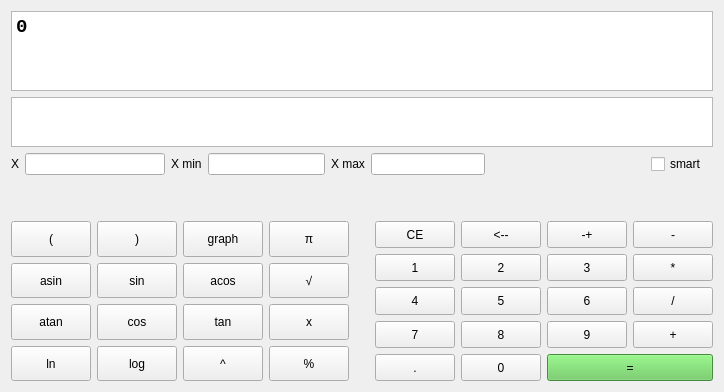
      <widget class="QWidget" name="Simple">
       <attribute name="title">
        <string>General</string>
       </attribute>
       <layout class="QGridLayout" name="gridLayout_2">
        <item row="3" column="4">
         <widget class="QCheckBox" name="checkBox_smart">
          <property name="text">
           <string>smart</string>
          </property>
         </widget>
        </item>
        <item row="2" column="0" colspan="6">
         <widget class="QTextBrowser" name="display_repeat">
          <property name="sizePolicy">
           <sizepolicy hsizetype="Preferred" vsizetype="Expanding">
            <horstretch>0</horstretch>
            <verstretch>0</verstretch>
           </sizepolicy>
          </property>
          <property name="maximumSize">
           <size>
            <width>16777215</width>
            <height>50</height>
           </size>
          </property>
          <property name="font">
           <font>
            <family>Monospace</family>
            <pointsize>14</pointsize>
            <bold>true</bold>
            <stylestrategy>PreferDefault</stylestrategy>
           </font>
          </property>
          <property name="layoutDirection">
           <enum>Qt::RightToLeft</enum>
          </property>
         </widget>
        </item>
        <item row="3" column="2">
         <layout class="QHBoxLayout" name="horizontalLayout_11">
          <item>
           <widget class="QLabel" name="label_11">
            <property name="text">
             <string>X max</string>
            </property>
           </widget>
          </item>
          <item>
           <widget class="QLineEdit" name="lineEdit_x_3"/>
          </item>
         </layout>
        </item>
        <item row="4" column="1">
         <spacer name="verticalSpacer_2">
          <property name="orientation">
           <enum>Qt::Vertical</enum>
          </property>
          <property name="sizeHint" stdset="0">
           <size>
            <width>20</width>
            <height>40</height>
           </size>
          </property>
         </spacer>
        </item>
        <item row="3" column="0">
         <layout class="QHBoxLayout" name="horizontalLayout_9">
          <item>
           <widget class="QLabel" name="label_4">
            <property name="text">
             <string>X</string>
            </property>
           </widget>
          </item>
          <item>
           <widget class="QLineEdit" name="lineEdit_x"/>
          </item>
         </layout>
        </item>
        <item row="3" column="1">
         <layout class="QHBoxLayout" name="horizontalLayout_10">
          <item>
           <widget class="QLabel" name="label_10">
            <property name="text">
             <string>X min</string>
            </property>
           </widget>
          </item>
          <item>
           <widget class="QLineEdit" name="lineEdit_x_2"/>
          </item>
         </layout>
        </item>
        <item row="1" column="0" colspan="6">
         <widget class="QTextBrowser" name="display">
          <property name="maximumSize">
           <size>
            <width>16777215</width>
            <height>80</height>
           </size>
          </property>
          <property name="font">
           <font>
            <family>Monospace</family>
            <pointsize>14</pointsize>
            <bold>true</bold>
            <stylestrategy>PreferDefault</stylestrategy>
           </font>
          </property>
          <property name="layoutDirection">
           <enum>Qt::RightToLeft</enum>
          </property>
          <property name="html">
           <string>&lt;!DOCTYPE HTML PUBLIC &quot;-//W3C//DTD HTML 4.0//EN&quot; &quot;http://www.w3.org/TR/REC-html40/strict.dtd&quot;&gt;
&lt;html&gt;&lt;head&gt;&lt;meta name=&quot;qrichtext&quot; content=&quot;1&quot; /&gt;&lt;meta charset=&quot;utf-8&quot; /&gt;&lt;style type=&quot;text/css&quot;&gt;
p, li { white-space: pre-wrap; }
hr { height: 1px; border-width: 0; }
li.unchecked::marker { content: &quot;\2610&quot;; }
li.checked::marker { content: &quot;\2612&quot;; }
&lt;/style&gt;&lt;/head&gt;&lt;body style=&quot; font-family:'Monospace'; font-size:14pt; font-weight:700; font-style:normal;&quot;&gt;
&lt;p style=&quot; margin-top:0px; margin-bottom:0px; margin-left:0px; margin-right:0px; -qt-block-indent:0; text-indent:0px;&quot;&gt;&lt;span style=&quot; font-weight:600;&quot;&gt;0&lt;/span&gt;&lt;/p&gt;
&lt;p style=&quot;-qt-paragraph-type:empty; margin-top:0px; margin-bottom:0px; margin-left:0px; margin-right:0px; -qt-block-indent:0; text-indent:0px; font-weight:600;&quot;&gt;&lt;br /&gt;&lt;/p&gt;&lt;/body&gt;&lt;/html&gt;</string>
          </property>
         </widget>
        </item>
        <item row="5" column="0" colspan="6">
         <layout class="QHBoxLayout" name="horizontalLayout">
          <item>
           <layout class="QGridLayout" name="gridLayout_4">
            <item row="4" column="0">
             <widget class="QPushButton" name="btn_ln">
              <property name="sizePolicy">
               <sizepolicy hsizetype="Minimum" vsizetype="Expanding">
                <horstretch>0</horstretch>
                <verstretch>0</verstretch>
               </sizepolicy>
              </property>
              <property name="text">
               <string>ln</string>
              </property>
              <property name="shortcut">
               <string>L, N</string>
              </property>
             </widget>
            </item>
            <item row="4" column="3">
             <widget class="QPushButton" name="btn_mod">
              <property name="sizePolicy">
               <sizepolicy hsizetype="Minimum" vsizetype="Expanding">
                <horstretch>0</horstretch>
                <verstretch>0</verstretch>
               </sizepolicy>
              </property>
              <property name="text">
               <string>%</string>
              </property>
              <property name="shortcut">
               <string>%</string>
              </property>
             </widget>
            </item>
            <item row="4" column="1">
             <widget class="QPushButton" name="btn_log">
              <property name="sizePolicy">
               <sizepolicy hsizetype="Minimum" vsizetype="Expanding">
                <horstretch>0</horstretch>
                <verstretch>0</verstretch>
               </sizepolicy>
              </property>
              <property name="text">
               <string>log</string>
              </property>
              <property name="shortcut">
               <string>L, O</string>
              </property>
             </widget>
            </item>
            <item row="3" column="2">
             <widget class="QPushButton" name="btn_tan">
              <property name="sizePolicy">
               <sizepolicy hsizetype="Minimum" vsizetype="Expanding">
                <horstretch>0</horstretch>
                <verstretch>0</verstretch>
               </sizepolicy>
              </property>
              <property name="text">
               <string>tan</string>
              </property>
              <property name="shortcut">
               <string>T</string>
              </property>
             </widget>
            </item>
            <item row="2" column="0">
             <widget class="QPushButton" name="btn_asin">
              <property name="sizePolicy">
               <sizepolicy hsizetype="Minimum" vsizetype="Expanding">
                <horstretch>0</horstretch>
                <verstretch>0</verstretch>
               </sizepolicy>
              </property>
              <property name="text">
               <string>asin</string>
              </property>
              <property name="shortcut">
               <string>A, S</string>
              </property>
             </widget>
            </item>
            <item row="3" column="0">
             <widget class="QPushButton" name="btn_atan">
              <property name="sizePolicy">
               <sizepolicy hsizetype="Minimum" vsizetype="Expanding">
                <horstretch>0</horstretch>
                <verstretch>0</verstretch>
               </sizepolicy>
              </property>
              <property name="text">
               <string>atan</string>
              </property>
              <property name="shortcut">
               <string>A, T</string>
              </property>
             </widget>
            </item>
            <item row="1" column="2">
             <widget class="QPushButton" name="btn_graph">
              <property name="sizePolicy">
               <sizepolicy hsizetype="Minimum" vsizetype="Expanding">
                <horstretch>0</horstretch>
                <verstretch>0</verstretch>
               </sizepolicy>
              </property>
              <property name="text">
               <string>graph</string>
              </property>
             </widget>
            </item>
            <item row="2" column="1">
             <widget class="QPushButton" name="btn_sin">
              <property name="sizePolicy">
               <sizepolicy hsizetype="Minimum" vsizetype="Expanding">
                <horstretch>0</horstretch>
                <verstretch>0</verstretch>
               </sizepolicy>
              </property>
              <property name="text">
               <string>sin</string>
              </property>
              <property name="shortcut">
               <string>S, I</string>
              </property>
             </widget>
            </item>
            <item row="2" column="2">
             <widget class="QPushButton" name="btn_acos">
              <property name="sizePolicy">
               <sizepolicy hsizetype="Minimum" vsizetype="Expanding">
                <horstretch>0</horstretch>
                <verstretch>0</verstretch>
               </sizepolicy>
              </property>
              <property name="text">
               <string>acos</string>
              </property>
              <property name="shortcut">
               <string>A, C</string>
              </property>
             </widget>
            </item>
            <item row="3" column="1">
             <widget class="QPushButton" name="btn_cos">
              <property name="sizePolicy">
               <sizepolicy hsizetype="Minimum" vsizetype="Expanding">
                <horstretch>0</horstretch>
                <verstretch>0</verstretch>
               </sizepolicy>
              </property>
              <property name="text">
               <string>cos</string>
              </property>
              <property name="shortcut">
               <string>C</string>
              </property>
             </widget>
            </item>
            <item row="4" column="2">
             <widget class="QPushButton" name="btn_pow">
              <property name="sizePolicy">
               <sizepolicy hsizetype="Minimum" vsizetype="Expanding">
                <horstretch>0</horstretch>
                <verstretch>0</verstretch>
               </sizepolicy>
              </property>
              <property name="text">
               <string>^</string>
              </property>
              <property name="shortcut">
               <string>^</string>
              </property>
             </widget>
            </item>
            <item row="3" column="3">
             <widget class="QPushButton" name="btn_x">
              <property name="sizePolicy">
               <sizepolicy hsizetype="Minimum" vsizetype="Expanding">
                <horstretch>0</horstretch>
                <verstretch>0</verstretch>
               </sizepolicy>
              </property>
              <property name="text">
               <string>x</string>
              </property>
              <property name="shortcut">
               <string>X</string>
              </property>
             </widget>
            </item>
            <item row="1" column="0">
             <widget class="QPushButton" name="btn_brackets_l">
              <property name="sizePolicy">
               <sizepolicy hsizetype="Minimum" vsizetype="Expanding">
                <horstretch>0</horstretch>
                <verstretch>0</verstretch>
               </sizepolicy>
              </property>
              <property name="text">
               <string>(</string>
              </property>
              <property name="shortcut">
               <string>(</string>
              </property>
             </widget>
            </item>
            <item row="1" column="1">
             <widget class="QPushButton" name="btn_brackets_r">
              <property name="sizePolicy">
               <sizepolicy hsizetype="Minimum" vsizetype="Expanding">
                <horstretch>0</horstretch>
                <verstretch>0</verstretch>
               </sizepolicy>
              </property>
              <property name="text">
               <string>)</string>
              </property>
              <property name="shortcut">
               <string>)</string>
              </property>
             </widget>
            </item>
            <item row="1" column="3">
             <widget class="QPushButton" name="btn_p">
              <property name="sizePolicy">
               <sizepolicy hsizetype="Minimum" vsizetype="Expanding">
                <horstretch>0</horstretch>
                <verstretch>0</verstretch>
               </sizepolicy>
              </property>
              <property name="text">
               <string>π</string>
              </property>
              <property name="shortcut">
               <string>P</string>
              </property>
             </widget>
            </item>
            <item row="2" column="3">
             <widget class="QPushButton" name="btn_sqrt">
              <property name="sizePolicy">
               <sizepolicy hsizetype="Minimum" vsizetype="Expanding">
                <horstretch>0</horstretch>
                <verstretch>0</verstretch>
               </sizepolicy>
              </property>
              <property name="text">
               <string>√</string>
              </property>
              <property name="shortcut">
               <string>S, Q</string>
              </property>
             </widget>
            </item>
           </layout>
          </item>
          <item>
           <spacer name="verticalSpacer">
            <property name="orientation">
             <enum>Qt::Vertical</enum>
            </property>
            <property name="sizeType">
             <enum>QSizePolicy::Preferred</enum>
            </property>
            <property name="sizeHint" stdset="0">
             <size>
              <width>20</width>
              <height>160</height>
             </size>
            </property>
           </spacer>
          </item>
          <item>
           <layout class="QGridLayout" name="gridLayout">
            <item row="1" column="4">
             <widget class="QPushButton" name="btn_mul">
              <property name="sizePolicy">
               <sizepolicy hsizetype="Minimum" vsizetype="Expanding">
                <horstretch>0</horstretch>
                <verstretch>0</verstretch>
               </sizepolicy>
              </property>
              <property name="text">
               <string>*</string>
              </property>
              <property name="shortcut">
               <string>*</string>
              </property>
             </widget>
            </item>
            <item row="2" column="4">
             <widget class="QPushButton" name="btn_div">
              <property name="sizePolicy">
               <sizepolicy hsizetype="Minimum" vsizetype="Expanding">
                <horstretch>0</horstretch>
                <verstretch>0</verstretch>
               </sizepolicy>
              </property>
              <property name="text">
               <string>/</string>
              </property>
              <property name="shortcut">
               <string>/</string>
              </property>
             </widget>
            </item>
            <item row="1" column="1">
             <widget class="QPushButton" name="btn_1">
              <property name="sizePolicy">
               <sizepolicy hsizetype="Minimum" vsizetype="Expanding">
                <horstretch>0</horstretch>
                <verstretch>0</verstretch>
               </sizepolicy>
              </property>
              <property name="text">
               <string>1</string>
              </property>
              <property name="shortcut">
               <string>1</string>
              </property>
             </widget>
            </item>
            <item row="0" column="4">
             <widget class="QPushButton" name="btn_sub">
              <property name="sizePolicy">
               <sizepolicy hsizetype="Minimum" vsizetype="Expanding">
                <horstretch>0</horstretch>
                <verstretch>0</verstretch>
               </sizepolicy>
              </property>
              <property name="text">
               <string>-</string>
              </property>
              <property name="shortcut">
               <string>-</string>
              </property>
             </widget>
            </item>
            <item row="3" column="3">
             <widget class="QPushButton" name="btn_9">
              <property name="enabled">
               <bool>true</bool>
              </property>
              <property name="sizePolicy">
               <sizepolicy hsizetype="Minimum" vsizetype="Expanding">
                <horstretch>0</horstretch>
                <verstretch>0</verstretch>
               </sizepolicy>
              </property>
              <property name="text">
               <string>9</string>
              </property>
              <property name="shortcut">
               <string>9</string>
              </property>
             </widget>
            </item>
            <item row="1" column="3">
             <widget class="QPushButton" name="btn_3">
              <property name="sizePolicy">
               <sizepolicy hsizetype="Minimum" vsizetype="Expanding">
                <horstretch>0</horstretch>
                <verstretch>0</verstretch>
               </sizepolicy>
              </property>
              <property name="text">
               <string>3</string>
              </property>
              <property name="shortcut">
               <string>3</string>
              </property>
             </widget>
            </item>
            <item row="3" column="2">
             <widget class="QPushButton" name="btn_8">
              <property name="sizePolicy">
               <sizepolicy hsizetype="Minimum" vsizetype="Expanding">
                <horstretch>0</horstretch>
                <verstretch>0</verstretch>
               </sizepolicy>
              </property>
              <property name="text">
               <string>8</string>
              </property>
              <property name="shortcut">
               <string>8</string>
              </property>
             </widget>
            </item>
            <item row="1" column="2">
             <widget class="QPushButton" name="btn_2">
              <property name="sizePolicy">
               <sizepolicy hsizetype="Minimum" vsizetype="Expanding">
                <horstretch>0</horstretch>
                <verstretch>0</verstretch>
               </sizepolicy>
              </property>
              <property name="text">
               <string>2</string>
              </property>
              <property name="shortcut">
               <string>2</string>
              </property>
             </widget>
            </item>
            <item row="2" column="3">
             <widget class="QPushButton" name="btn_6">
              <property name="sizePolicy">
               <sizepolicy hsizetype="Minimum" vsizetype="Expanding">
                <horstretch>0</horstretch>
                <verstretch>0</verstretch>
               </sizepolicy>
              </property>
              <property name="text">
               <string>6</string>
              </property>
              <property name="shortcut">
               <string>6</string>
              </property>
             </widget>
            </item>
            <item row="2" column="2">
             <widget class="QPushButton" name="btn_5">
              <property name="sizePolicy">
               <sizepolicy hsizetype="Minimum" vsizetype="Expanding">
                <horstretch>0</horstretch>
                <verstretch>0</verstretch>
               </sizepolicy>
              </property>
              <property name="text">
               <string>5</string>
              </property>
              <property name="shortcut">
               <string>5</string>
              </property>
             </widget>
            </item>
            <item row="3" column="4">
             <widget class="QPushButton" name="btn_sum">
              <property name="sizePolicy">
               <sizepolicy hsizetype="Minimum" vsizetype="Expanding">
                <horstretch>0</horstretch>
                <verstretch>0</verstretch>
               </sizepolicy>
              </property>
              <property name="text">
               <string>+</string>
              </property>
              <property name="shortcut">
               <string>+</string>
              </property>
             </widget>
            </item>
            <item row="2" column="1">
             <widget class="QPushButton" name="btn_4">
              <property name="sizePolicy">
               <sizepolicy hsizetype="Minimum" vsizetype="Expanding">
                <horstretch>0</horstretch>
                <verstretch>0</verstretch>
               </sizepolicy>
              </property>
              <property name="text">
               <string>4</string>
              </property>
              <property name="shortcut">
               <string>4</string>
              </property>
             </widget>
            </item>
            <item row="3" column="1">
             <widget class="QPushButton" name="btn_7">
              <property name="sizePolicy">
               <sizepolicy hsizetype="Minimum" vsizetype="Expanding">
                <horstretch>0</horstretch>
                <verstretch>0</verstretch>
               </sizepolicy>
              </property>
              <property name="text">
               <string>7</string>
              </property>
              <property name="shortcut">
               <string>7</string>
              </property>
             </widget>
            </item>
            <item row="0" column="3">
             <widget class="QPushButton" name="btn_change">
              <property name="sizePolicy">
               <sizepolicy hsizetype="Minimum" vsizetype="Expanding">
                <horstretch>0</horstretch>
                <verstretch>0</verstretch>
               </sizepolicy>
              </property>
              <property name="text">
               <string>-+</string>
              </property>
              <property name="shortcut">
               <string>_</string>
              </property>
             </widget>
            </item>
            <item row="0" column="1">
             <widget class="QPushButton" name="btn_ce">
              <property name="sizePolicy">
               <sizepolicy hsizetype="Minimum" vsizetype="Expanding">
                <horstretch>0</horstretch>
                <verstretch>0</verstretch>
               </sizepolicy>
              </property>
              <property name="text">
               <string>CE</string>
              </property>
              <property name="shortcut">
               <string>Shift+Backspace</string>
              </property>
             </widget>
            </item>
            <item row="0" column="2">
             <widget class="QPushButton" name="btn_del">
              <property name="sizePolicy">
               <sizepolicy hsizetype="Minimum" vsizetype="Expanding">
                <horstretch>0</horstretch>
                <verstretch>0</verstretch>
               </sizepolicy>
              </property>
              <property name="text">
               <string>&lt;--</string>
              </property>
              <property name="shortcut">
               <string>Backspace</string>
              </property>
             </widget>
            </item>
            <item row="4" column="2">
             <widget class="QPushButton" name="btn_0">
              <property name="sizePolicy">
               <sizepolicy hsizetype="Minimum" vsizetype="Expanding">
                <horstretch>0</horstretch>
                <verstretch>0</verstretch>
               </sizepolicy>
              </property>
              <property name="text">
               <string>0</string>
              </property>
              <property name="shortcut">
               <string>0</string>
              </property>
             </widget>
            </item>
            <item row="4" column="1">
             <widget class="QPushButton" name="btn_dot">
              <property name="sizePolicy">
               <sizepolicy hsizetype="Minimum" vsizetype="Expanding">
                <horstretch>0</horstretch>
                <verstretch>0</verstretch>
               </sizepolicy>
              </property>
              <property name="text">
               <string>.</string>
              </property>
              <property name="shortcut">
               <string>.</string>
              </property>
             </widget>
            </item>
            <item row="4" column="3" colspan="2">
             <widget class="QPushButton" name="btn_equal">
              <property name="sizePolicy">
               <sizepolicy hsizetype="Minimum" vsizetype="Expanding">
                <horstretch>0</horstretch>
                <verstretch>0</verstretch>
               </sizepolicy>
              </property>
              <property name="font">
               <font>
                <pointsize>9</pointsize>
               </font>
              </property>
              <property name="styleSheet">
               <string notr="true">background-color: rgb(97, 197, 84);</string>
              </property>
              <property name="text">
               <string>=</string>
              </property>
              <property name="shortcut">
               <string>Return</string>
              </property>
             </widget>
            </item>
           </layout>
          </item>
         </layout>
        </item>
        <item row="3" column="3">
         <spacer name="horizontalSpacer">
          <property name="orientation">
           <enum>Qt::Horizontal</enum>
          </property>
          <property name="sizeHint" stdset="0">
           <size>
            <width>40</width>
            <height>20</height>
           </size>
          </property>
         </spacer>
        </item>
       </layout>
      </widget>
